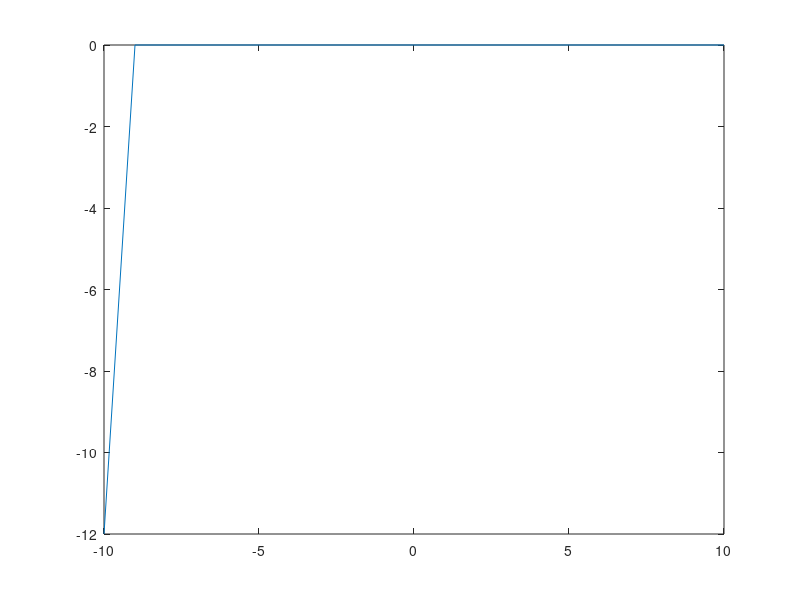

Write the MATLAB code that produced this figure.
function [ ] = functie( )
    x = [-10 -9 -8 -7 -6 -5 -4 -3 -2 -1 0 1 2 3 4 5 6 7 8 9 10];
    y = [0 0 0 0 0 0 0 0 0 0 0 0 0 0 0 0 0 0 0 0 0];
    for i=1:1:size(x)
        if x(i) <= 2 
            y(i) = 2*x(i) + 8;
        else 
            y(i) = 3 * x(i)*x(i);
        end
    end
    plot(x, y);
end

